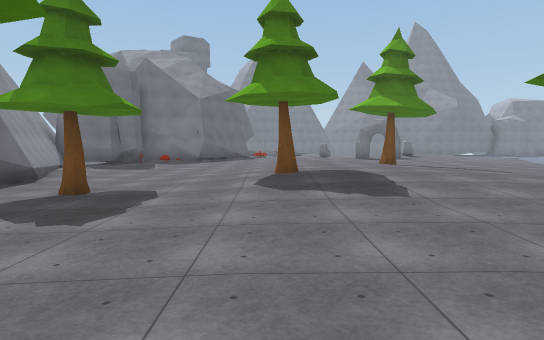
View 1 (above)

23 first-person views from a walk through a 3-D level made in the Unity game engine. The camera is 1.5 m above the floor, tilts 4° down and sees 75° across. The floor is counted in squares, 2 m on a side. Each view is taken from the middle of a square. On the plan, view 1 faces up. The plan holds only what a view shows up to about 11 squares ahead; the rest is blank. The place goes on beyond the plan. The player is left out. Surface patterns are stand-ins for the level's own textures.

View 2
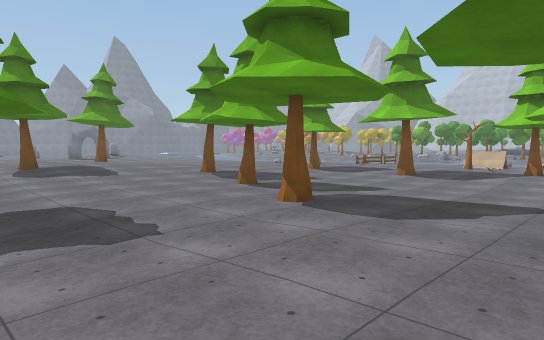

View 3
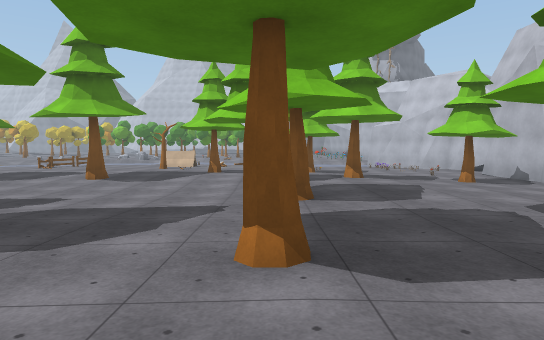

View 4
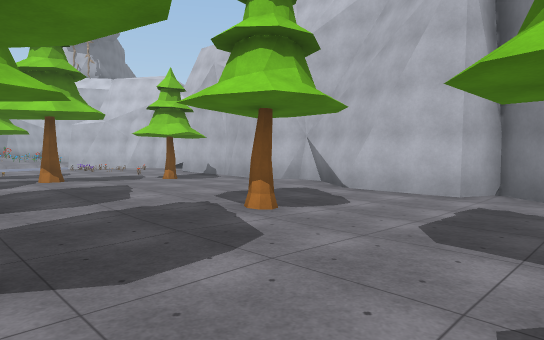

View 5
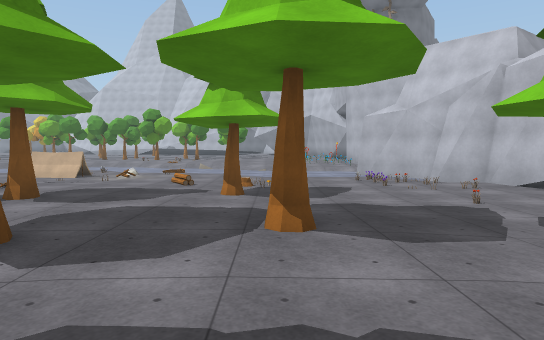

View 6
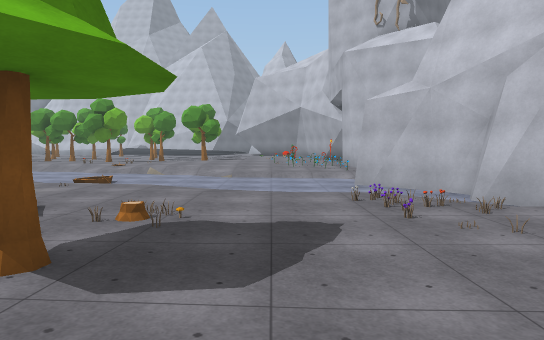

View 7
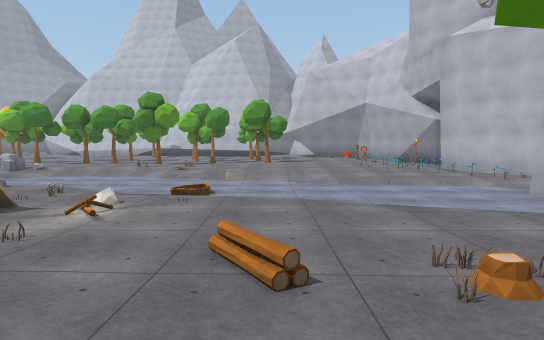

View 8
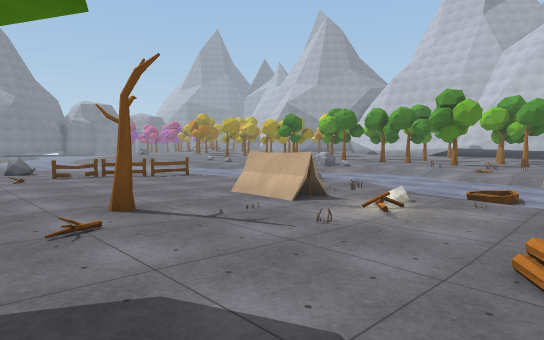

View 9
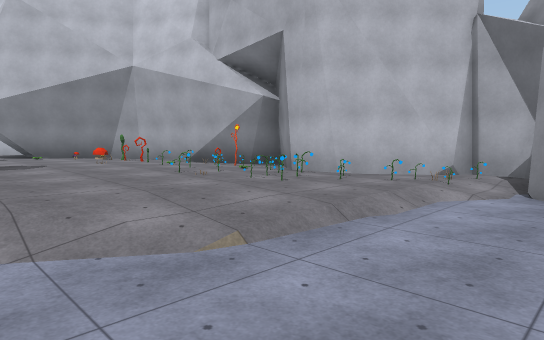

View 10
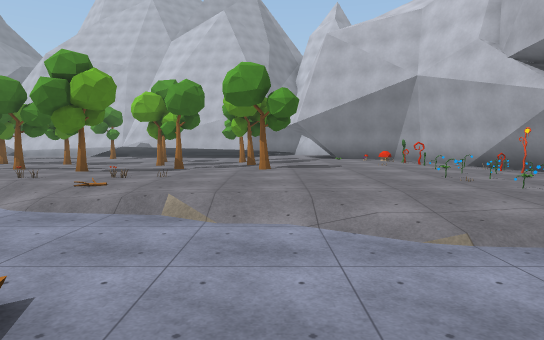

View 11
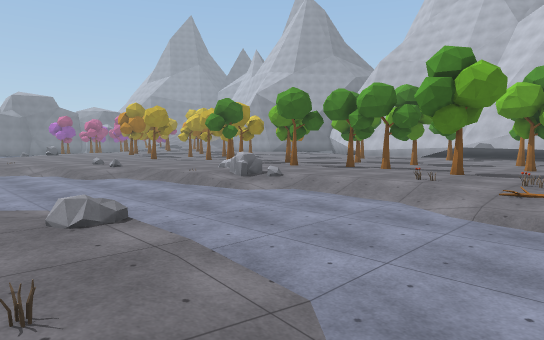

View 12
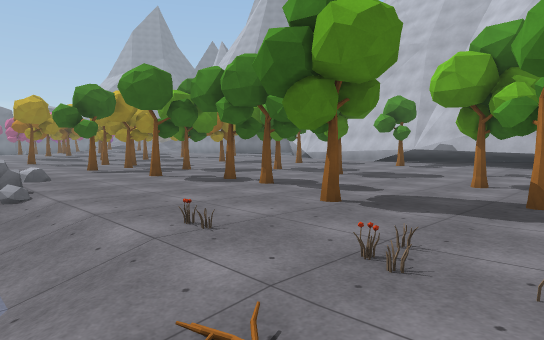

View 13
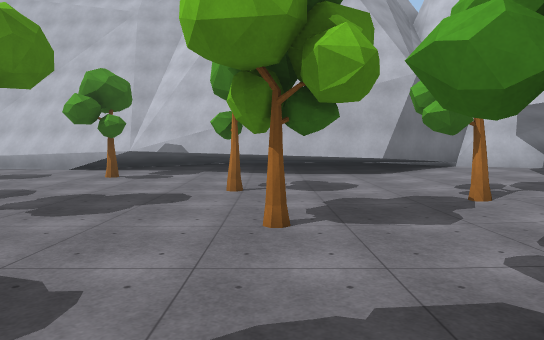

View 14
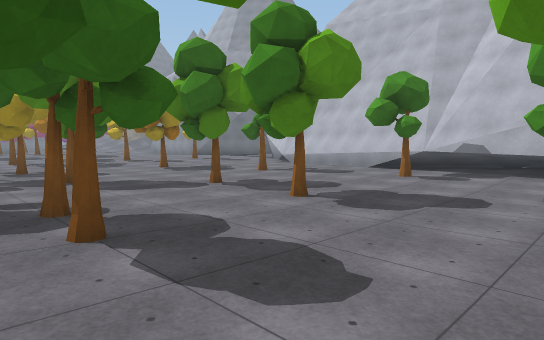

View 15
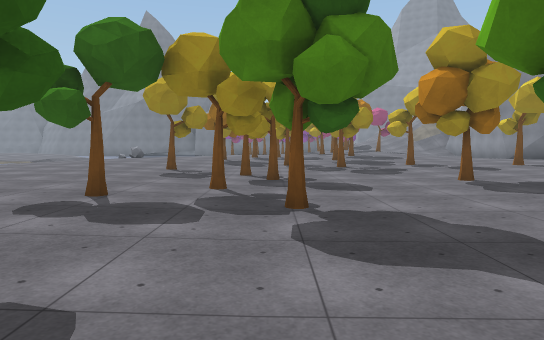

View 16
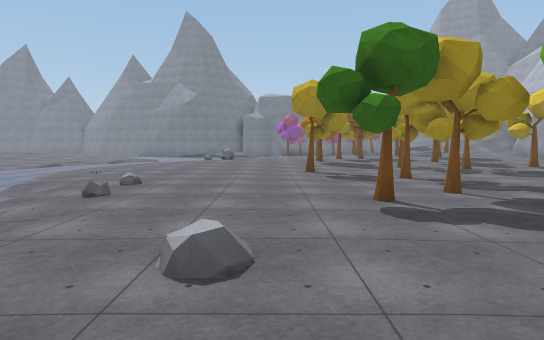

View 17
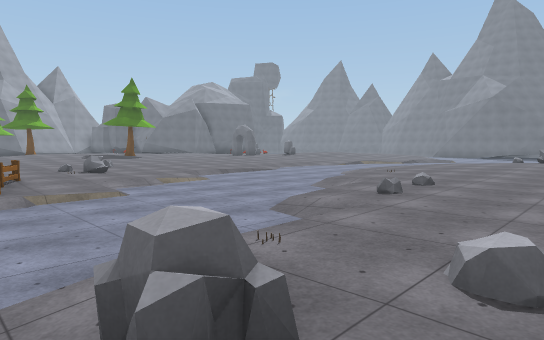

View 18
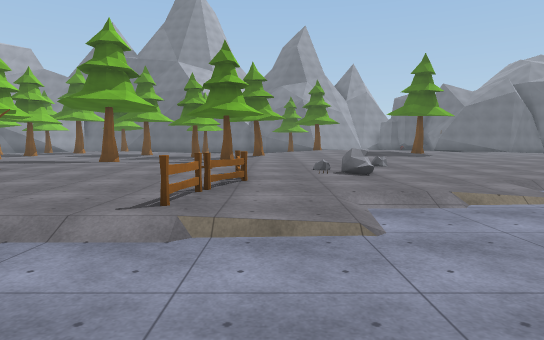

View 19
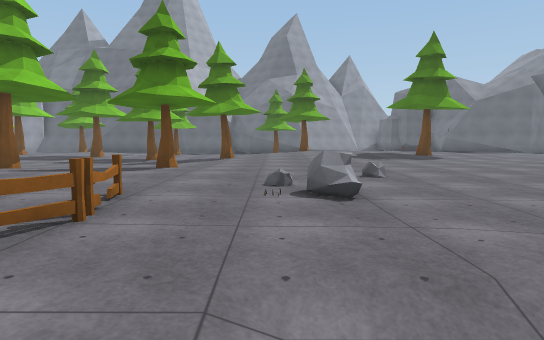

View 20
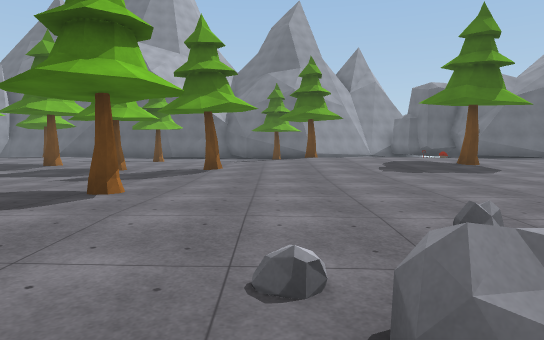

View 21
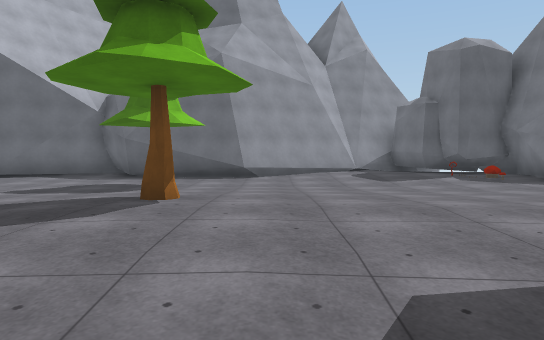

View 22
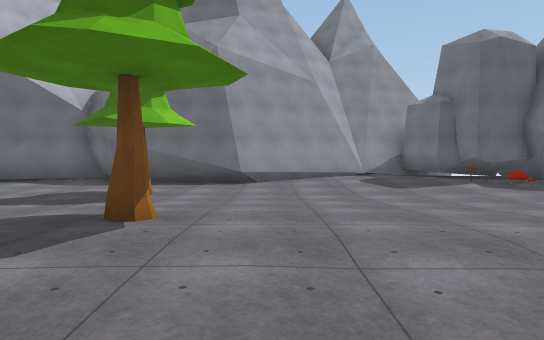

View 23
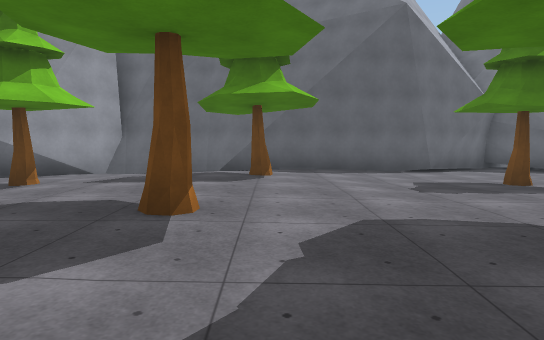

### Floor plan
Key: @ floor where view 1 was taken; # wall or solid block; . main floor; : floor 0.25 m higher than the main floor; - floor 0.25 m lower than the main floor; + floor 0.5 m higher than the main floor; _ floor 0.5 m lower than the main floor; / step, stairs or slope; T tree; E tent; R rock; F fence; L flower; O other object.
Columns run from 8 left of view 1 to 38 right of it. Each row starts with its distance up from view 1.
 14 RROO....   ::           _//........---T.O..T:
 13  ....../:  ::. ....     __/......T-----......
 12  ....-.//++:T.......     _/.......-T----....
 11  #..--.//+++::......-   ___-.......-T---...
 10  #.---///+++::......--/____///.....-----T..
  9  ##---//:++++/:.....--//____//.....T-----.
  8   #---//:++++::.....----____//....T------
  7   #---/:T+++:::......R--____//.....-T----T  .#
  6   #--T./:::::::......O--//___/.....------....#
  5  ##---...::/::........---/____O...T----T-....#
  4  #----.......T.../....FFF/____.R...-------..##
  3  #-----..........T.....--/____/R...T--T---T.##
  2  ##----.....T----......---_____/...T------..###
  1   #---T.....-----.....----:____/...-------..###
  0   #.---.@...-----T....-EE--____/OLT-----T--.##
 -1   ##......T..----....T-EEOO___//...---T----###
 -2    #.........---......O--O/___//OL.T-------###
 -3    #...:.....---..T...O//-/___/.O...------.##
 -4    #.:T:::...........---O/___/......T..T...##
 -5    # :::::T..T..T....//--/___/....T..  .....#
 -6    # :::::.........T-OO--/___/...::..   ::::##
 -7    #..::::...:::T...-OO--___//...:::::O#  #:#
 -8    #...T...T.......-----/___/..OO:OO::##  ###
 -9    #..............----OO____/.OOOO::OO#
-10    ###  .--.....T-OOOOOOO___/OOOOOO..##
-11         .-----------OOO/__#O-O-#OO####
-12         -------------O-#####O######
-13         ###########  ###   ###

Where each view was taken, in squares from view 1:
view 1: 0 up, 0 right, facing up
view 2: 5 down, 2 left, facing up-right
view 3: 5 down, 1 left, facing right
view 4: 5 down, 1 left, facing down-right
view 5: 7 down, 5 right, facing right
view 6: 8 down, 9 right, facing right
view 7: 5 down, 11 right, facing right
view 8: 5 down, 11 right, facing up-right
view 9: 5 down, 18 right, facing down-right
view 10: 5 down, 17 right, facing right
view 11: 3 down, 17 right, facing up-right
view 12: 3 down, 22 right, facing up-right
view 13: 1 down, 26 right, facing right
view 14: 1 down, 26 right, facing up-right
view 15: 3 up, 28 right, facing up
view 16: 3 up, 24 right, facing up
view 17: 3 up, 24 right, facing up-left
view 18: 5 up, 20 right, facing left
view 19: 6 up, 17 right, facing left
view 20: 6 up, 14 right, facing left
view 21: 9 up, 5 right, facing left
view 22: 9 up, 4 right, facing left
view 23: 4 down, 5 right, facing left
